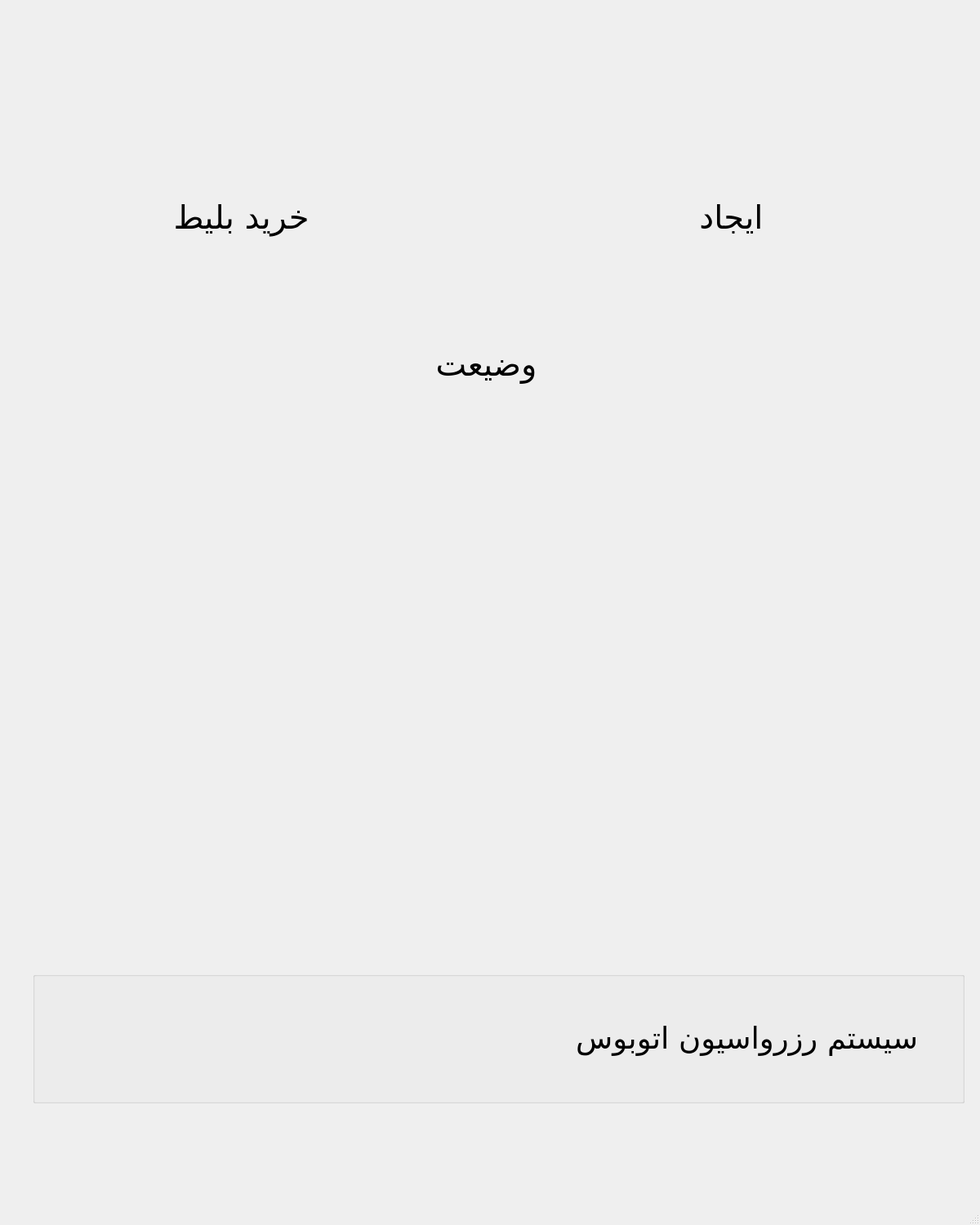
<?xml version="1.0" encoding="UTF-8"?>
<ui version="4.0">
 <class>MainWindow</class>
 <widget class="QMainWindow" name="MainWindow">
  <property name="windowModality">
   <enum>Qt::NonModal</enum>
  </property>
  <property name="enabled">
   <bool>true</bool>
  </property>
  <property name="geometry">
   <rect>
    <x>0</x>
    <y>0</y>
    <width>1200</width>
    <height>1500</height>
   </rect>
  </property>
  <property name="sizePolicy">
   <sizepolicy hsizetype="Preferred" vsizetype="Preferred">
    <horstretch>0</horstretch>
    <verstretch>0</verstretch>
   </sizepolicy>
  </property>
  <property name="minimumSize">
   <size>
    <width>0</width>
    <height>0</height>
   </size>
  </property>
  <property name="maximumSize">
   <size>
    <width>16777215</width>
    <height>16777215</height>
   </size>
  </property>
  <property name="sizeIncrement">
   <size>
    <width>0</width>
    <height>0</height>
   </size>
  </property>
  <property name="baseSize">
   <size>
    <width>0</width>
    <height>0</height>
   </size>
  </property>
  <property name="windowTitle">
   <string>سیستم رزرواسیون اتوبوس</string>
  </property>
  <property name="autoFillBackground">
   <bool>false</bool>
  </property>
  <property name="styleSheet">
   <string notr="true">background: url(e:/bus-cartoon-icon-illustration_138676-1957.jpg)</string>
  </property>
  <widget class="QWidget" name="centralwidget">
   <widget class="QPushButton" name="pushButton_2">
    <property name="geometry">
     <rect>
      <x>350</x>
      <y>380</y>
      <width>491</width>
      <height>131</height>
     </rect>
    </property>
    <property name="font">
     <font>
      <family>2  Yekan</family>
      <pointsize>30</pointsize>
     </font>
    </property>
    <property name="styleSheet">
     <string notr="true">background: url(e:/bus.jpg)
</string>
    </property>
    <property name="text">
     <string>وضیعت</string>
    </property>
    <property name="flat">
     <bool>true</bool>
    </property>
   </widget>
   <widget class="QPushButton" name="pushButton">
    <property name="geometry">
     <rect>
      <x>50</x>
      <y>200</y>
      <width>491</width>
      <height>131</height>
     </rect>
    </property>
    <property name="font">
     <font>
      <family>2  Yekan</family>
      <pointsize>30</pointsize>
     </font>
    </property>
    <property name="styleSheet">
     <string notr="true">background: url(e:/bus.jpg)</string>
    </property>
    <property name="text">
     <string>خرید بلیط</string>
    </property>
    <property name="flat">
     <bool>true</bool>
    </property>
   </widget>
   <widget class="QPushButton" name="pushButton_3">
    <property name="geometry">
     <rect>
      <x>650</x>
      <y>200</y>
      <width>491</width>
      <height>131</height>
     </rect>
    </property>
    <property name="font">
     <font>
      <family>2  Yekan</family>
      <pointsize>30</pointsize>
     </font>
    </property>
    <property name="styleSheet">
     <string notr="true">background: url(e:/bus.jpg)</string>
    </property>
    <property name="text">
     <string>ایجاد</string>
    </property>
    <property name="autoDefault">
     <bool>false</bool>
    </property>
    <property name="default">
     <bool>false</bool>
    </property>
    <property name="flat">
     <bool>true</bool>
    </property>
   </widget>
   <widget class="QGroupBox" name="groupBox">
    <property name="geometry">
     <rect>
      <x>40</x>
      <y>1190</y>
      <width>1141</width>
      <height>161</height>
     </rect>
    </property>
    <property name="title">
     <string/>
    </property>
    <property name="flat">
     <bool>true</bool>
    </property>
    <property name="checkable">
     <bool>false</bool>
    </property>
    <widget class="QLabel" name="label">
     <property name="geometry">
      <rect>
       <x>10</x>
       <y>10</y>
       <width>1121</width>
       <height>141</height>
      </rect>
     </property>
     <property name="font">
      <font>
       <family>2  Yekan</family>
       <pointsize>28</pointsize>
      </font>
     </property>
     <property name="text">
      <string>    سیستم رزرواسیون اتوبوس</string>
     </property>
    </widget>
   </widget>
  </widget>
  <widget class="QMenuBar" name="menubar">
   <property name="geometry">
    <rect>
     <x>0</x>
     <y>0</y>
     <width>1200</width>
     <height>21</height>
    </rect>
   </property>
  </widget>
  <widget class="QStatusBar" name="statusbar"/>
 </widget>
 <resources/>
 <connections/>
</ui>
